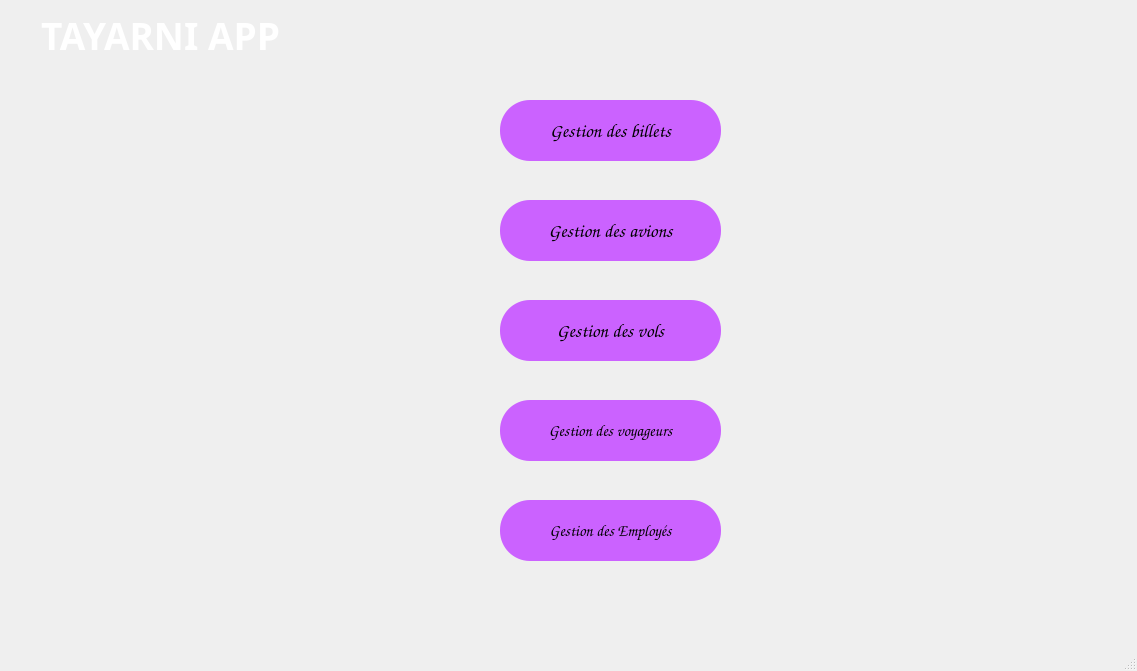
<?xml version="1.0" encoding="UTF-8"?>
<ui version="4.0">
 <class>MainWindow</class>
 <widget class="QMainWindow" name="MainWindow">
  <property name="geometry">
   <rect>
    <x>0</x>
    <y>0</y>
    <width>1137</width>
    <height>671</height>
   </rect>
  </property>
  <property name="windowTitle">
   <string>MainWindow</string>
  </property>
  <widget class="QWidget" name="centralwidget">
   <widget class="QPushButton" name="pushButton_voy">
    <property name="geometry">
     <rect>
      <x>500</x>
      <y>400</y>
      <width>221</width>
      <height>61</height>
     </rect>
    </property>
    <property name="font">
     <font>
      <family>Comic Sans MS</family>
      <pointsize>12</pointsize>
     </font>
    </property>
    <property name="styleSheet">
     <string notr="true">QPushButton {
background-color:rgb(203, 98, 255);
border-radius: 30px;
}
QPushButton:hover {
background-color: qlineargradient(spread:pad, x1:0, y1:0, x2:0, y2:1, stop:0 rgb(242, 255, 128), stop:1 rgb(0, 0, 255));
}
QPushButton::pressed{
	background-color: rgb(0, 255, 255);
}</string>
    </property>
    <property name="text">
     <string>Gestion des voyageurs</string>
    </property>
   </widget>
   <widget class="QLabel" name="label_2">
    <property name="geometry">
     <rect>
      <x>430</x>
      <y>90</y>
      <width>401</width>
      <height>491</height>
     </rect>
    </property>
    <property name="styleSheet">
     <string notr="true">image: url(:/new/prefix1/images/pngaman.png);</string>
    </property>
    <property name="text">
     <string/>
    </property>
   </widget>
   <widget class="QLabel" name="label">
    <property name="geometry">
     <rect>
      <x>741</x>
      <y>0</y>
      <width>16</width>
      <height>700</height>
     </rect>
    </property>
    <property name="styleSheet">
     <string notr="true">background-image: url(:/new/prefix1/images/sky.png);</string>
    </property>
    <property name="text">
     <string/>
    </property>
   </widget>
   <widget class="QPushButton" name="pushButton_emp">
    <property name="geometry">
     <rect>
      <x>500</x>
      <y>500</y>
      <width>221</width>
      <height>61</height>
     </rect>
    </property>
    <property name="font">
     <font>
      <family>Comic Sans MS</family>
      <pointsize>12</pointsize>
     </font>
    </property>
    <property name="styleSheet">
     <string notr="true">QPushButton {
background-color:rgb(203, 98, 255);
border-radius: 30px;
}
QPushButton:hover {
background-color: qlineargradient(spread:pad, x1:0, y1:0, x2:0, y2:1, stop:0 rgb(242, 255, 128), stop:1 rgb(0, 0, 255));
}
QPushButton::pressed{
	background-color: rgb(0, 255, 255);
}</string>
    </property>
    <property name="text">
     <string>Gestion des Employés</string>
    </property>
   </widget>
   <widget class="QLabel" name="tayarniapp">
    <property name="geometry">
     <rect>
      <x>0</x>
      <y>0</y>
      <width>321</width>
      <height>71</height>
     </rect>
    </property>
    <property name="font">
     <font>
      <family>Myanmar Text</family>
      <pointsize>28</pointsize>
      <weight>75</weight>
      <italic>false</italic>
      <bold>true</bold>
     </font>
    </property>
    <property name="mouseTracking">
     <bool>true</bool>
    </property>
    <property name="styleSheet">
     <string notr="true">
background-color : Transparent;</string>
    </property>
    <property name="text">
     <string>&lt;html&gt;&lt;head/&gt;&lt;body&gt;&lt;p align=&quot;center&quot;&gt;&lt;span style=&quot; color:#ffffff;&quot;&gt;TAYARNI APP&lt;/span&gt;&lt;/p&gt;&lt;/body&gt;&lt;/html&gt;</string>
    </property>
   </widget>
   <widget class="QPushButton" name="pushButton_a">
    <property name="geometry">
     <rect>
      <x>500</x>
      <y>200</y>
      <width>221</width>
      <height>61</height>
     </rect>
    </property>
    <property name="maximumSize">
     <size>
      <width>16777215</width>
      <height>16777215</height>
     </size>
    </property>
    <property name="font">
     <font>
      <family>Comic Sans MS</family>
      <pointsize>14</pointsize>
     </font>
    </property>
    <property name="styleSheet">
     <string notr="true">QPushButton {
background-color:rgb(203, 98, 255);
border-radius: 30px;
}
QPushButton:hover {
background-color: qlineargradient(spread:pad, x1:0, y1:0, x2:0, y2:1, stop:0 rgb(242, 255, 128), stop:1 rgb(0, 0, 255));
}
QPushButton::pressed{
	background-color: rgb(0, 255, 255);
}</string>
    </property>
    <property name="text">
     <string>Gestion des avions</string>
    </property>
   </widget>
   <widget class="QPushButton" name="pushButton_b">
    <property name="geometry">
     <rect>
      <x>500</x>
      <y>100</y>
      <width>221</width>
      <height>61</height>
     </rect>
    </property>
    <property name="font">
     <font>
      <family>Comic Sans MS</family>
      <pointsize>14</pointsize>
     </font>
    </property>
    <property name="styleSheet">
     <string notr="true">QPushButton {
background-color:rgb(203, 98, 255);
border-radius: 30px;
}
QPushButton:hover {
background-color: qlineargradient(spread:pad, x1:0, y1:0, x2:0, y2:1, stop:0 rgb(242, 255, 128), stop:1 rgb(0, 0, 255));
}
QPushButton::pressed{
	background-color: rgb(0, 255, 255);
}</string>
    </property>
    <property name="text">
     <string>Gestion des billets</string>
    </property>
   </widget>
   <widget class="QPushButton" name="pushButton_v">
    <property name="geometry">
     <rect>
      <x>500</x>
      <y>300</y>
      <width>221</width>
      <height>61</height>
     </rect>
    </property>
    <property name="font">
     <font>
      <family>Comic Sans MS</family>
      <pointsize>14</pointsize>
     </font>
    </property>
    <property name="styleSheet">
     <string notr="true">QPushButton {
background-color:rgb(203, 98, 255);
border-radius: 30px;
}
QPushButton:hover {
background-color: qlineargradient(spread:pad, x1:0, y1:0, x2:0, y2:1, stop:0 rgb(242, 255, 128), stop:1 rgb(0, 0, 255));
}</string>
    </property>
    <property name="text">
     <string>Gestion des vols</string>
    </property>
   </widget>
  </widget>
  <widget class="QMenuBar" name="menubar">
   <property name="geometry">
    <rect>
     <x>0</x>
     <y>0</y>
     <width>1137</width>
     <height>22</height>
    </rect>
   </property>
  </widget>
  <widget class="QStatusBar" name="statusbar"/>
 </widget>
 <resources/>
 <connections/>
</ui>
